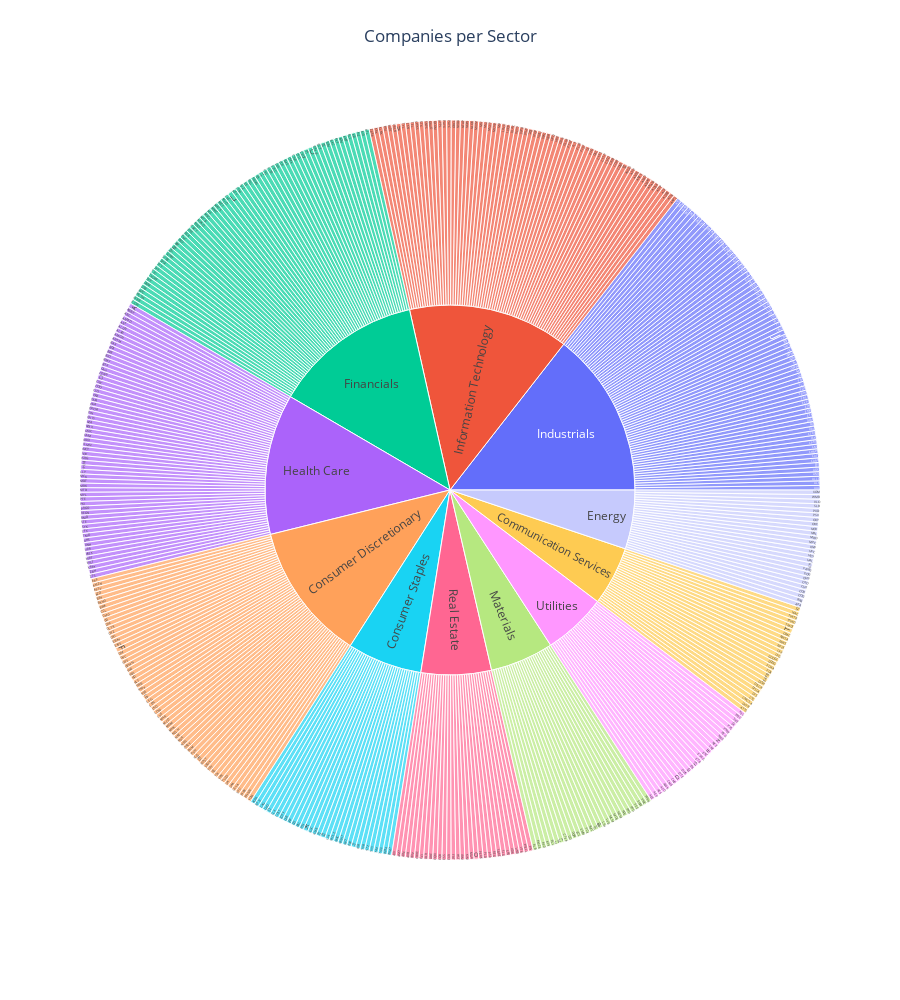

Here is the notebook cell this chart was saved with:
### Markdown cell above
exploratory data analysis (EDA)

### Code cell
##Sunburst chart
fig = px.sunburst(list_syp, path=['Sector','Symbol'], height=1000)
fig.update_layout(title={
    'text': "Companies per Sector",
    'x':0.5,
    'xanchor': 'center',
    'yanchor': 'top'},
    showlegend=False)
fig.show()

### Figure 1 — Plotly figure (JSON) as saved in the notebook; plotly's stock layout.template omitted (floating-point values rounded to 4 significant figures; data arrays with more than 128 entries replaced by an {"elided": "..."} marker saying what was removed)
{"data": [{"branchvalues": "total", "domain": {"x": [0, 1], "y": [0, 1]}, "hovertemplate": "labels=%{label}<br>count=%{value}<br>parent=%{parent}<br>id=%{id}<extra></extra>", "ids": {"elided": "516 str values"}, "labels": {"elided": "516 str values"}, "name": "", "parents": {"elided": "516 str values"}, "type": "sunburst", "values": {"elided": "516 int values"}}], "layout": {"height": 1000, "legend": {"tracegroupgap": 0}, "margin": {"t": 60}, "showlegend": false, "title": {"text": "Companies per Sector", "x": 0.5, "xanchor": "center", "yanchor": "top"}}}
